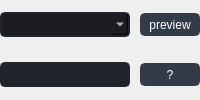
                  <widget class="QWidget" name="tab_4">
                   <attribute name="title">
                    <string>cofactor</string>
                   </attribute>
                   <layout class="QVBoxLayout" name="verticalLayout_11">
                    <property name="spacing">
                     <number>0</number>
                    </property>
                    <property name="leftMargin">
                     <number>0</number>
                    </property>
                    <property name="topMargin">
                     <number>0</number>
                    </property>
                    <property name="rightMargin">
                     <number>0</number>
                    </property>
                    <property name="bottomMargin">
                     <number>0</number>
                    </property>
                    <item>
                     <layout class="QVBoxLayout" name="verticalLayout_10">
                      <property name="spacing">
                       <number>0</number>
                      </property>
                      <item>
                       <layout class="QHBoxLayout" name="horizontalLayout_12" stretch="10,1">
                        <property name="spacing">
                         <number>10</number>
                        </property>
                        <item>
                         <widget class="QComboBox" name="comboBox_7">
                          <property name="sizePolicy">
                           <sizepolicy hsizetype="Preferred" vsizetype="Fixed">
                            <horstretch>0</horstretch>
                            <verstretch>0</verstretch>
                           </sizepolicy>
                          </property>
                          <property name="minimumSize">
                           <size>
                            <width>0</width>
                            <height>25</height>
                           </size>
                          </property>
                          <property name="maximumSize">
                           <size>
                            <width>16777215</width>
                            <height>25</height>
                           </size>
                          </property>
                          <property name="styleSheet">
                           <string notr="true">QComboBox{
	background-color: rgb(27, 29, 35);
	border-radius: 5px;
	border: 2px solid rgb(33, 37, 43);
	padding: 2px;
	padding-left: 10px;
	color: rgb(255, 255, 255);
	font: 75 10pt &quot;MS Shell Dlg 2&quot;;
}
QComboBox:hover{
	border: 2px solid rgb(64, 71, 88);
}
QComboBox::drop-down {
	subcontrol-origin: padding;
	subcontrol-position: top right;
	width: 25px; 
	border-left-width: 3px;
	border-left-color: rgba(39, 44, 54, 150);
	border-left-style: solid;
	border-top-right-radius: 3px;
	border-bottom-right-radius: 3px;	
	background-position: center;
	background-image: url(:/icons/images/icons/cil-arrow-bottom.png);
	background-repeat: no-reperat;
 }
QComboBox QAbstractItemView {
	color: rgb(112, 255, 16);
	background-color: rgb(33, 37, 43);
	padding: 10px;
	selection-background-color: rgb(39, 44, 54);
}</string>
                          </property>
                         </widget>
                        </item>
                        <item alignment="Qt::AlignHCenter|Qt::AlignVCenter">
                         <widget class="QPushButton" name="pushButton_12">
                          <property name="minimumSize">
                           <size>
                            <width>60</width>
                            <height>23</height>
                           </size>
                          </property>
                          <property name="maximumSize">
                           <size>
                            <width>16777215</width>
                            <height>23</height>
                           </size>
                          </property>
                          <property name="styleSheet">
                           <string notr="true">QPushButton {
	border: 2px solid rgb(52, 59, 72);
	border-radius: 5px;	
	background-color: rgb(52, 59, 72);
	color: rgb(255, 255, 255);
	font: 75 10pt &quot;MS Shell Dlg 2&quot;;
}
 QPushButton:hover {
	background-color: rgb(57, 65, 80);
	border: 2px solid rgb(61, 70, 86);
}
 QPushButton:pressed {	
	background-color: rgb(35, 40, 49);
	border: 2px solid rgb(43, 50, 61);
}</string>
                          </property>
                          <property name="text">
                           <string>preview</string>
                          </property>
                         </widget>
                        </item>
                       </layout>
                      </item>
                      <item>
                       <layout class="QHBoxLayout" name="horizontalLayout_13" stretch="10,1">
                        <property name="spacing">
                         <number>10</number>
                        </property>
                        <item>
                         <widget class="QLineEdit" name="lineEdit_10">
                          <property name="minimumSize">
                           <size>
                            <width>35</width>
                            <height>25</height>
                           </size>
                          </property>
                          <property name="maximumSize">
                           <size>
                            <width>16777215</width>
                            <height>25</height>
                           </size>
                          </property>
                          <property name="styleSheet">
                           <string notr="true">QLineEdit {
	background-color: rgb(33, 37, 43);
	border-radius: 5px;
	border: 2px solid rgb(33, 37, 43);
	padding-left: 10px;
	selection-color: rgb(255, 255, 255);
	selection-background-color: rgb(112, 255, 16);
	color: rgb(255, 255, 255);
	padding:2px;
	font: 75 10pt &quot;MS Shell Dlg 2&quot;;
	padding-left: 10px;
}
QLineEdit:hover {
	border: 2px solid rgb(64, 71, 88);
	padding-left: 10px;
}
QLineEdit:focus {
	border: 2px solid rgb(91, 101, 124);
	padding-left: 10px;
}
</string>
                          </property>
                         </widget>
                        </item>
                        <item alignment="Qt::AlignHCenter|Qt::AlignVCenter">
                         <widget class="QPushButton" name="pushButton_13">
                          <property name="minimumSize">
                           <size>
                            <width>60</width>
                            <height>23</height>
                           </size>
                          </property>
                          <property name="maximumSize">
                           <size>
                            <width>16777215</width>
                            <height>23</height>
                           </size>
                          </property>
                          <property name="styleSheet">
                           <string notr="true">QPushButton {
	border: 2px solid rgb(52, 59, 72);
	border-radius: 5px;	
	background-color: rgb(52, 59, 72);
	color: rgb(255, 255, 255);
	font: 75 10pt &quot;MS Shell Dlg 2&quot;;
}
 QPushButton:hover {
	background-color: rgb(57, 65, 80);
	border: 2px solid rgb(61, 70, 86);
}
 QPushButton:pressed {	
	background-color: rgb(35, 40, 49);
	border: 2px solid rgb(43, 50, 61);
}</string>
                          </property>
                          <property name="text">
                           <string>?</string>
                          </property>
                         </widget>
                        </item>
                       </layout>
                      </item>
                     </layout>
                    </item>
                   </layout>
                  </widget>
